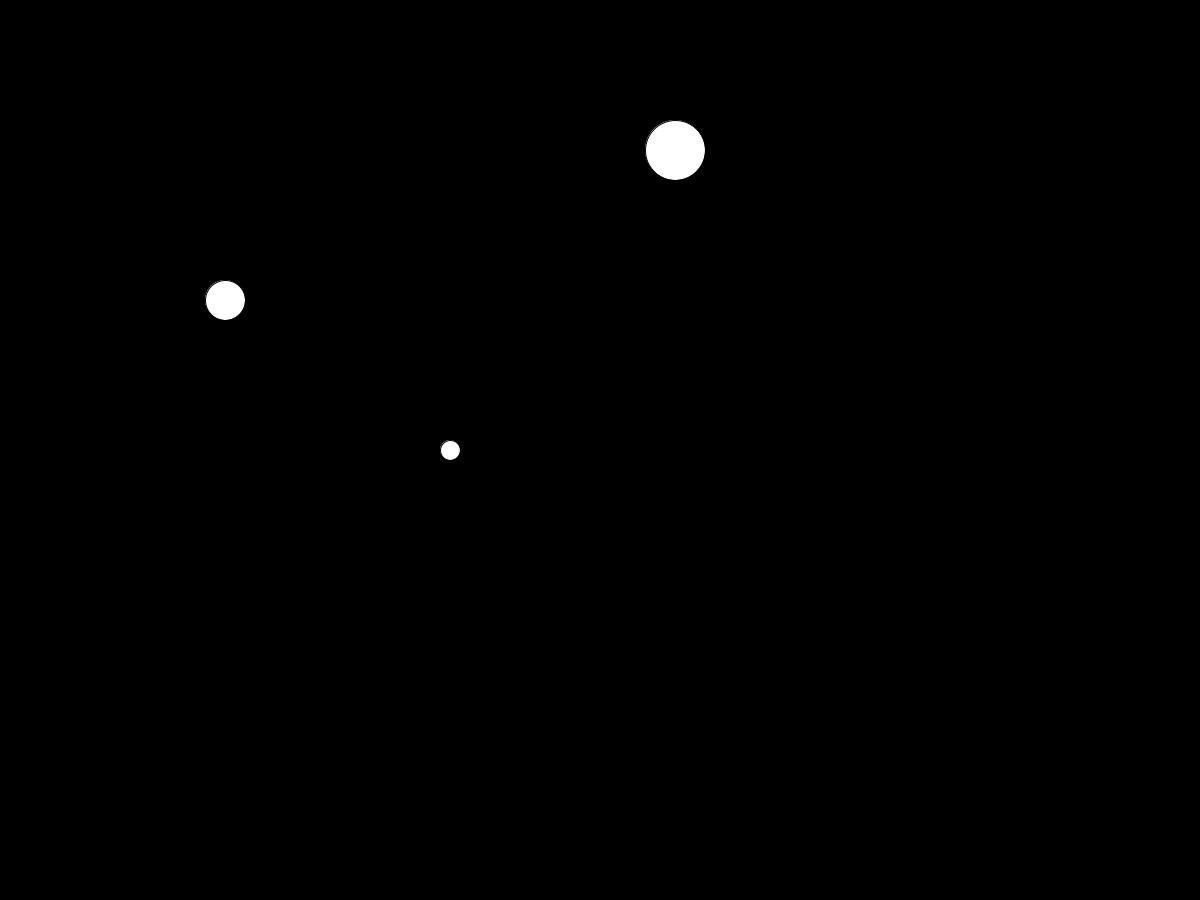
Frame 1 (no input)
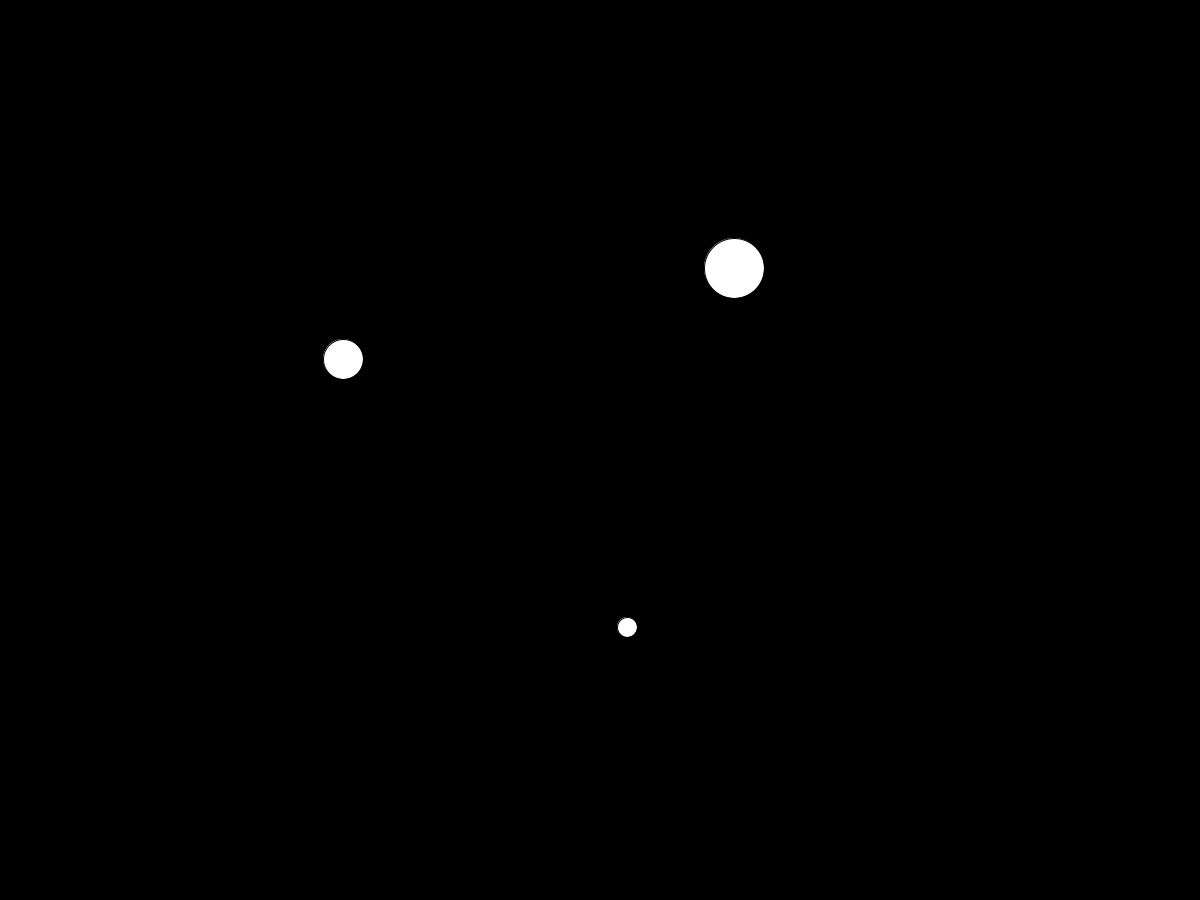
Frame 60 (the mouse pressed at the canvas centre just before this capture)
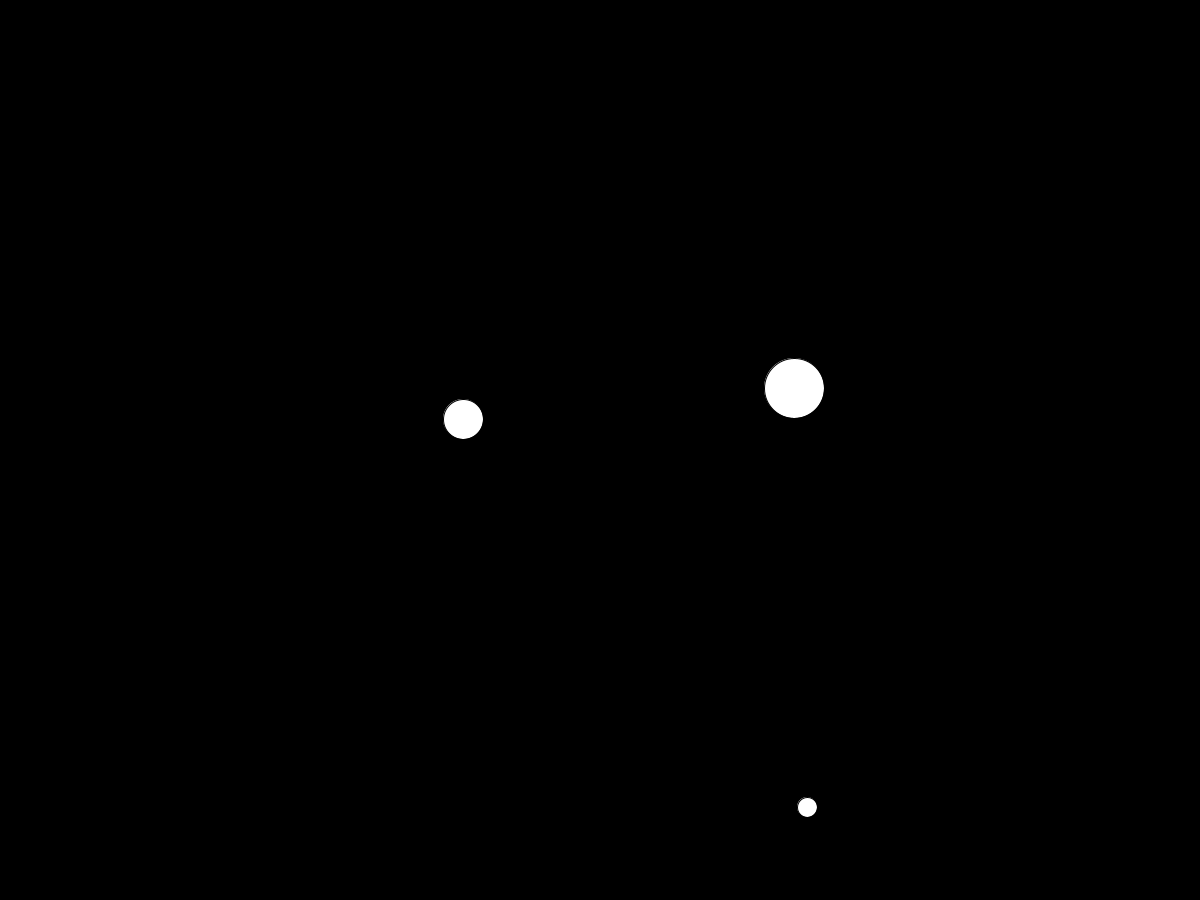
Frame 120 (the mouse held since frame 60 and released just before this capture)

The Processing sketch that drew these frames (run headless with seeded random() and noise(); from frame 60 on, the mouse is pressed at the canvas centre):

// Processing sketch: bouncing_ball
// ── bouncing_ball.pde
float[] bxs = {450, 225, 675};
float[] bys = {450, 300, 150};
float[] dxs = {3, 2, 1};
float[] dys = {3, 1, 2};

int[] balldiams = {20, 40, 60};

void setup() {
  size(1200, 900);
}

void draw() {
  background(0);

  for (int i = 0; i < bxs.length; i++) {
    ellipse(bxs[i], bys[i], balldiams[i], balldiams[i]);
    bxs[i] = bxs[i] + dxs[i];
    if (bxs[i] >= width || bxs[i] <= 0) {
      dxs[i] = -dxs[i];
    }
    bys[i] = bys[i] + dys[i];
    if (bys[i] >= height || bys[i] <= 0) {
      dys[i] = -dys[i];
    }
  } 
}
